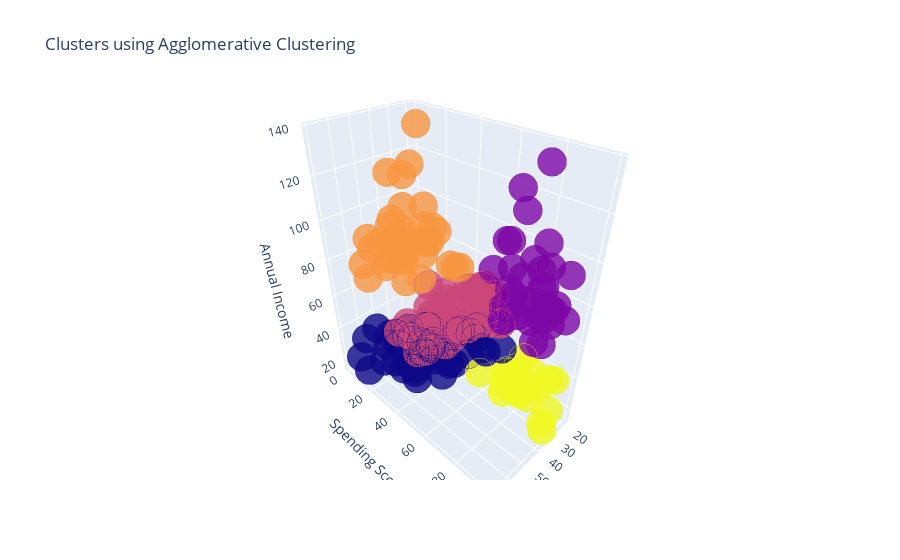

Notebook code cell kept with this figure:
### Code cell
trace1 = go.Scatter3d(
    x= df['Age'],
    y= df['Spending Score (1-100)'],
    z= df['Annual Income (k$)'],
    mode='markers',
     marker=dict(
        color = df['cluster'], 
        size= 10,
        line=dict(
            color= df['cluster'],
            width= 12
        ),
        opacity=0.8
     )
)
data = [trace1]
layout = go.Layout(
    title= 'Clusters using Agglomerative Clustering',
    scene = dict(
            xaxis = dict(title  = 'Age'),
            yaxis = dict(title  = 'Spending Score'),
            zaxis = dict(title  = 'Annual Income')
        )
)
fig = go.Figure(data=data, layout=layout)
py.offline.iplot(fig)

### Figure 1 — Plotly figure (JSON) as saved in the notebook; plotly's stock layout.template omitted (floating-point values rounded to 4 significant figures; data arrays with more than 128 entries replaced by an {"elided": "..."} marker saying what was removed)
{"data": [{"marker": {"color": {"elided": "200 int values"}, "line": {"color": {"elided": "200 int values"}, "width": 12}, "opacity": 0.8, "size": 10}, "mode": "markers", "type": "scatter3d", "x": {"elided": "200 int values"}, "y": {"elided": "200 int values"}, "z": {"elided": "200 int values"}}], "layout": {"scene": {"xaxis": {"title": {"text": "Age"}}, "yaxis": {"title": {"text": "Spending Score"}}, "zaxis": {"title": {"text": "Annual Income"}}}, "title": {"text": "Clusters using Agglomerative Clustering"}}}
